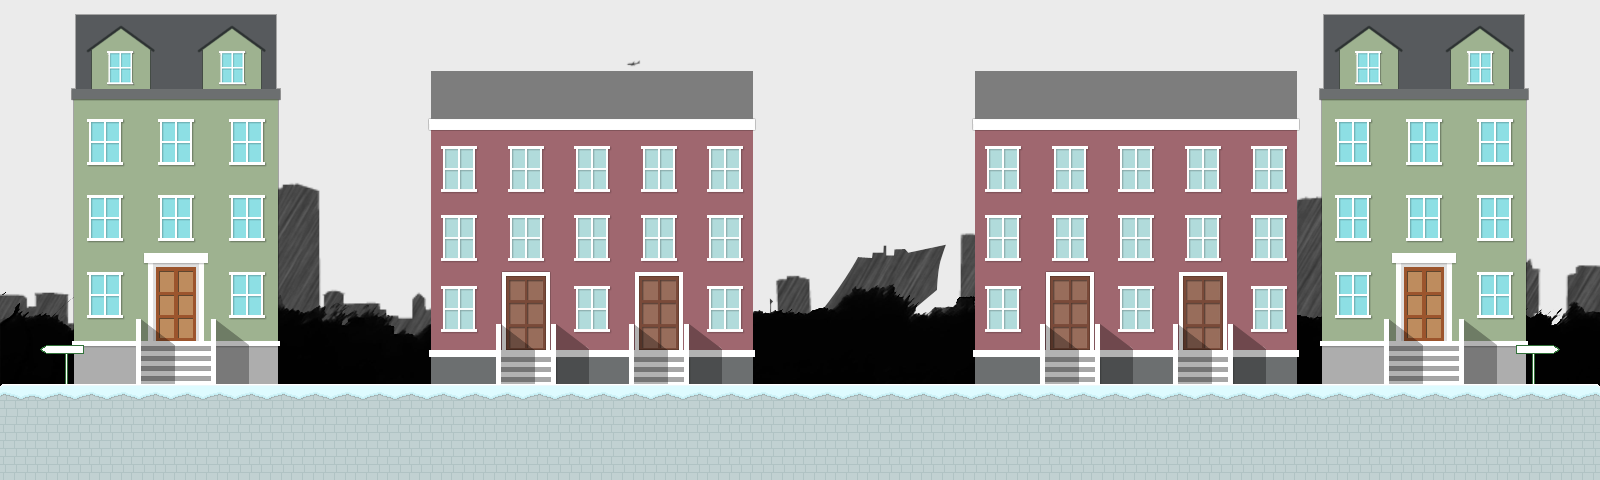

This game map was drawn from its Tiled (.tmx) file and the tilesets committed beside it. A one-line description and the trimmed map source follow:
An orthogonal 50x15 tile map with 32x32 px tiles, 2 tile layers (houses, ground), 4 tilesets, 1 image layer and 13 objects (7x enemySpawner, 2x travel).

<map version="1.0" orientation="orthogonal" renderorder="right-down" width="50" height="15" tilewidth="32" tileheight="32" backgroundcolor="#55aaff">
 <tileset firstgid="1" name="hobocalypse_tiles" tilewidth="32" tileheight="32">
  <image source="../img/map/hobocalypse_tiles.png" width="640" height="640" />
 </tileset>
 <tileset firstgid="401" name="house1" tilewidth="32" tileheight="32">
  <image source="../img/map/house1.png" width="224" height="416" />
 </tileset>
 <tileset firstgid="492" name="house2" tilewidth="32" tileheight="32">
  <image source="../img/map/house2.png" width="352" height="352" />
 </tileset>
 <tileset firstgid="613" name="sign" tilewidth="32" tileheight="32">
  <image source="../img/map/sign.png" width="64" height="64" />
 </tileset>
 <imagelayer name="background">
  <image source="../img/map/skyline1.png" />
  <properties>
   <property name="ratio" value="0.7" />
  </properties>
 </imagelayer>
 <layer name="houses" width="50" height="15">
  <data>[750 cells, 410 non-empty, 205 distinct tile ids]</data>
 </layer>
 <layer name="ground" width="50" height="15">
  <data>[750 cells, 158 non-empty, 7 distinct tile ids]</data>
 </layer>
 <objectgroup color="#ffd682" name="collision">
  <object x="14.5" y="384" width="1600" height="96" />
  <object name="left_area03_right" type="travel" x="32" y="320" width="64" height="64" />
  <object x="0" y="0" height="352" />
  <object x="1568" y="0" width="32" height="384" />
  <object x="0" y="0" width="32" height="384" />
  <object name="right_area01_left" type="travel" x="1504" y="320" width="64" height="64">
   <properties>
    <property name="id" value="right" />
    <property name="target" value="left" />
   </properties>
  </object>
 </objectgroup>
 <objectgroup color="#ff0000" name="enemies">
  <object name="enemySpawner" x="320" y="320" width="64" height="64" />
  <object name="enemySpawner" x="512" y="320" width="64" height="64" />
  <object name="enemySpawner" x="1248" y="320" width="64" height="64" />
  <object name="enemySpawner" x="1024" y="320" width="64" height="64" />
  <object name="enemySpawner" x="736" y="320" width="64" height="64" />
  <object name="enemySpawner" x="640" y="320" width="64" height="64" />
  <object name="enemySpawner" x="416" y="320" width="64" height="64" />
 </objectgroup>
</map>